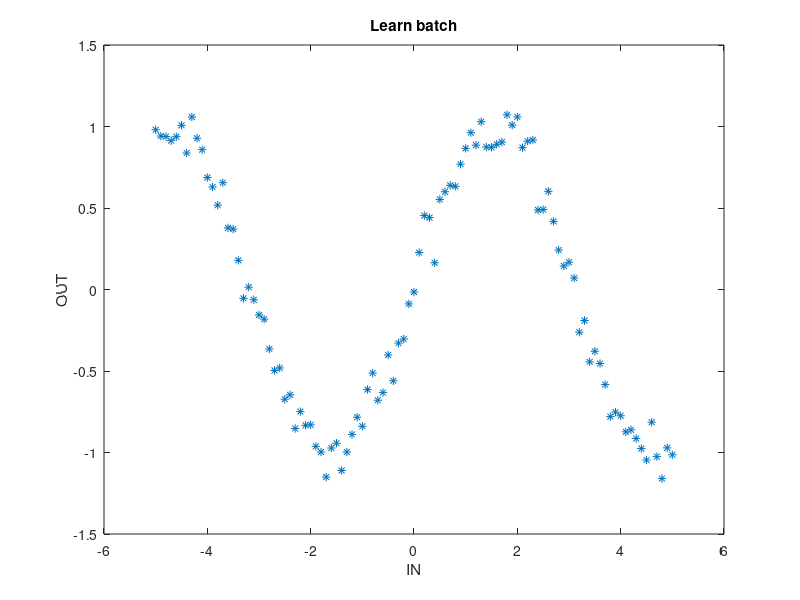

Write MATLAB code to recreate this figure. (Note: this script raises an error after producing the figure.)
IN = -5:0.1:5;
OUT = sin(IN) + randn(size(IN)) * 0.1;

plot(IN, OUT, '*');
title('Learn batch');
xlabel('IN');
ylabel('OUT');

e = 0.05;
spread = 0.7;

net = newrb(IN, OUT, e, spread);

X = IN;
Y = net(X);

hold on;
plot(X, Y);
hold off;